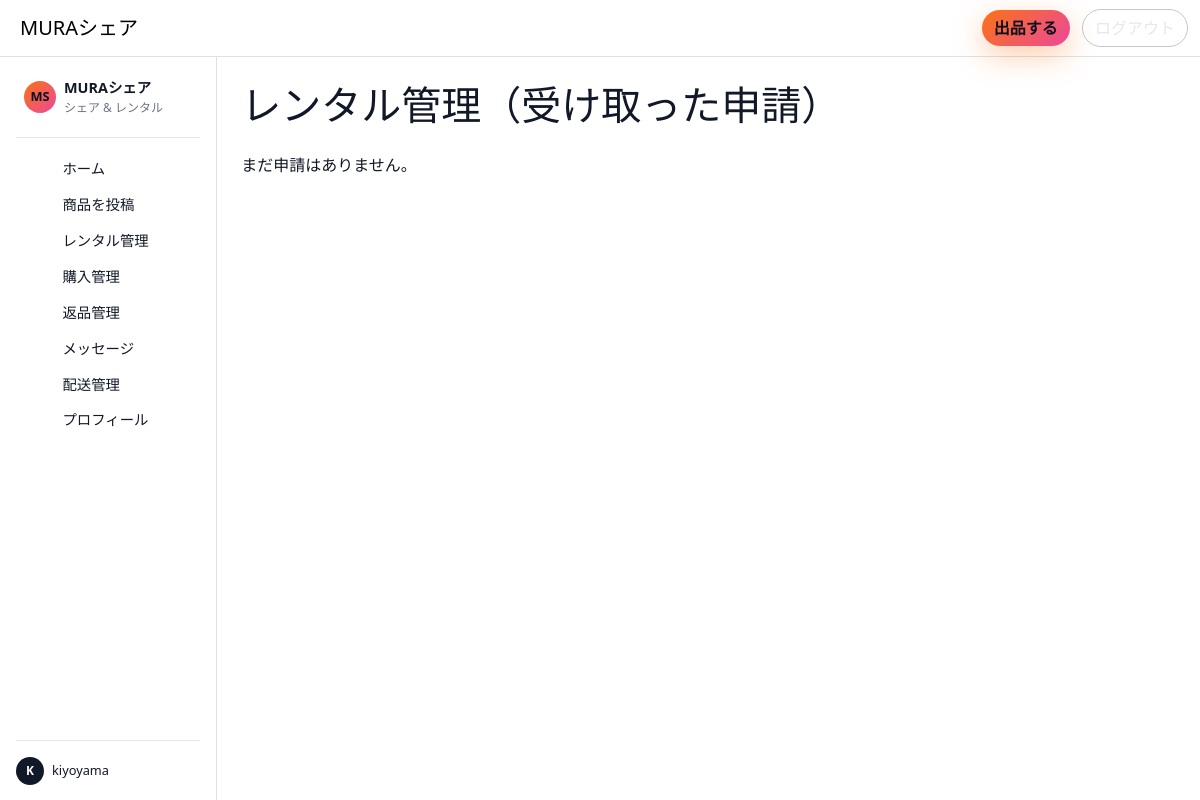
Page /rentals/manage/ (signed in) on the earlier database version.
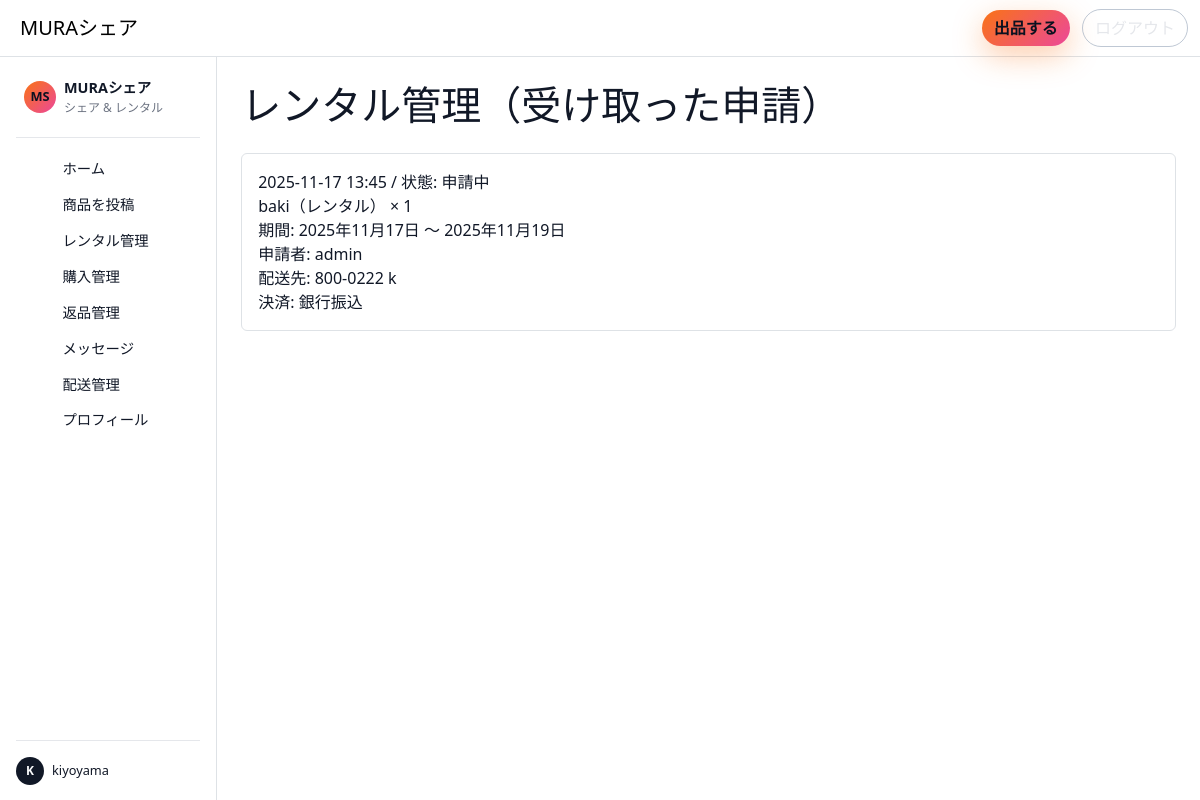
Same page on the later database version.
### marketplace/models.py (models this page shows, shortened)
class RentalApplication(models.Model):
    class OrderType(models.TextChoices):
        RENTAL = 'rental', 'レンタル'
        PURCHASE = 'purchase', '購入'
    class Status(models.TextChoices):
        PENDING   = 'pending',   '申請中'
        APPROVED  = 'approved',  '承認'
        REJECTED  = 'rejected',  '却下'
        CANCELLED = 'cancelled', 'キャンセル'
    product = models.ForeignKey('marketplace.Product',
                                on_delete=models.CASCADE,
                                related_name='applications')
    owner   = models.ForeignKey(settings.AUTH_USER_MODEL,
                                on_delete=models.CASCADE,
                                related_name='received_applications')
    renter  = models.ForeignKey(settings.AUTH_USER_MODEL,
                                on_delete=models.CASCADE,
                                related_name='sent_applications')
    order_type = models.CharField(max_length=10, choices=OrderType.choices)
    quantity   = models.PositiveIntegerField(default=1)
    start_date = models.DateField(blank=True, null=True)
    end_date   = models.DateField(blank=True, null=True)
    postal_code = models.CharField(max_length=20, blank=True)
    address     = models.CharField(max_length=255, blank=True)
    PAYMENT_CHOICES = [
        ('card',        'クレジットカード'),
        ('convenience', 'コンビニ'),
        ('paypay',      'PayPay'),
        ('bank',        '銀行振込'),
    ]
    payment_method = models.CharField(max_length=20, choices=PAYMENT_CHOICES)
    message        = models.TextField(blank=True)
    status     = models.CharField(max_length=10, choices=Status.choices, default=Status.PENDING)
    created_at = models.DateTimeField(auto_now_add=True)
    class Meta:
        ordering = ['-created_at']

class Product(models.Model):
    created_at = models.DateTimeField(auto_now_add=True)
    class Status(models.IntegerChoices):
        DRAFT    = 0, "下書き"
        LISTED   = 1, "出品中"
        RENTED   = 2, "貸出中"
        SOLD     = 3, "販売済"
        ARCHIVED = 9, "アーカイブ"
    class Availability(models.TextChoices):
        RENTAL_ONLY   = "レンタルのみ", "レンタルのみ"
        SALE_ONLY     = "販売のみ", "販売のみ"
        BOTH          = "レンタル・販売両方", "レンタル・販売両方"
    owner = models.ForeignKey(User, on_delete=models.CASCADE, related_name="products")
    title = models.CharField(max_length=120)
    description = models.TextField(blank=True)
    category = models.CharField(max_length=60)
    availability_type = models.CharField(
        max_length=20,
        choices=Availability.choices,
        default=Availability.BOTH,
    )
    price_per_day = models.PositiveIntegerField(null=True, blank=True)  # レンタル1日あたり
    price_buy = models.PositiveIntegerField(null=True, blank=True)      # 販売価格
    min_rental_days = models.PositiveIntegerField(default=1)
    max_rental_days = models.PositiveIntegerField(default=30)
    stock_quantity = models.PositiveIntegerField(default=1)
    available_quantity = models.PositiveIntegerField(default=1)
    condition = models.CharField(max_length=30, blank=True)
    owner_notes = models.TextField(blank=True)
    status = models.IntegerField(choices=Status.choices, default=Status.LISTED)
    created_at = models.DateTimeField(auto_now_add=True)

### frontend/views.py (the view)
# urls.py: path("rentals/manage/", views.rental_manage, name="rental_manage"),
@login_required
def rental_manage(request):
    apps = RentalApplication.objects.filter(owner=request.user).order_by("-id")
    return render(request, "frontend/rentals/manage.html", {"applications": apps})

### templates/frontend/rentals/manage.html (shortened to what this page needs)
{% extends "base.html" %}
{% block content %}
<h1 class="text-2xl font-bold mb-4">レンタル管理（受け取った申請）</h1>
{% for a in applications %}
  <div class="border rounded p-3 mb-3">
    <div class="text-sm text-gray-600">{{ a.created_at|date:"Y-m-d H:i" }} / 状態: {{ a.get_status_display }}</div>
    <div class="font-semibold">{{ a.product.title }}（{{ a.get_order_type_display }}） × {{ a.quantity }}</div>
    {% if a.order_type == 'rental' %}
      <div>期間: {{ a.start_date }} 〜 {{ a.end_date }}</div>
    {% endif %}
    <div>申請者: {{ a.renter.username }}</div>
    <div>配送先: {{ a.postal_code }} {{ a.address }}</div>
    <div>決済: {{ a.get_payment_method_display }}</div>
  </div>
{% empty %}
  <p>まだ申請はありません。</p>
{% endfor %}
{% endblock %}

### templates/base.html (shortened to what this page needs)
<!doctype html>
<html lang="ja">
<head>
  <link href="https://cdn.jsdelivr.net/npm/bootstrap@5.3.3/dist/css/bootstrap.min.css" rel="stylesheet">
  <link href="/static/css/app.css" rel="stylesheet">
</head>
<body>
  <header class="navbar navbar-light bg-white border-bottom sticky-top">
    <div class="container-fluid">
      <a class="navbar-brand ms-2" href="/">MURAシェア</a>
      <div class="ms-auto">
        {% if user.is_authenticated %}
          <a href="{% url 'frontend:product_new' %}"
             class="btn btn-primary me-2 d-none d-sm-inline-block">
            出品する
          </a>
          <a href="{% url 'frontend:logout' %}" class="btn btn-outline-secondary">
            ログアウト
          </a>
        {% endif %}
      </div>
    </div>
  </header>
  <div class="layout d-flex">
    <aside class="d-none d-lg-block bg-white border-end sidebar p-3">
      {% include "_partials/sidebar.html" %}
    </aside>
    <main class="content-wrap p-3 p-lg-4">
      <div class="page-inner">
        {% block content %}{% endblock %}
      </div>
    </main>
  </div>
</body>
</html>

### templates/_partials/sidebar.html (shortened to what this page needs)
<nav class="sidebar-nav d-flex flex-column h-100">
  <div class="d-flex align-items-center mb-3 sidebar-nav-header">
    <div class="sidebar-logo me-2 d-flex align-items-center justify-content-center">
      MS
    </div>
    <div class="flex-grow-1">
      <div class="sidebar-title">MURAシェア</div>
      <div class="sidebar-subtitle">シェア & レンタル</div>
    </div>
  </div>
  <div class="sidebar-divider mb-2"></div>
  <div class="sidebar-group mb-2">
    <a
      href="{% url 'frontend:products' %}"
      class="sidebar-link {% if request.resolver_match.url_name == 'products' %}is-active{% endif %}"
    >
      <span class="sidebar-text">ホーム</span>
    </a>
    <a
      href="{% url 'frontend:product_new' %}"
      class="sidebar-link {% if request.resolver_match.url_name == 'product_new' %}is-active{% endif %}"
    >
      <span class="sidebar-text">商品を投稿</span>
    </a>
    <a
      href="{% url 'frontend:rentals' %}"
      class="sidebar-link {% if request.resolver_match.url_name == 'rentals' %}is-active{% endif %}"
    >
      <span class="sidebar-text">レンタル管理</span>
    </a>
    <a
      href="{% url 'frontend:purchases' %}"
      class="sidebar-link {% if request.resolver_match.url_name == 'purchases' %}is-active{% endif %}"
    >
      <span class="sidebar-text">購入管理</span>
    </a>
    <a
      href="{% url 'frontend:returns' %}"
      class="sidebar-link {% if request.resolver_match.url_name == 'returns' %}is-active{% endif %}"
    >
      <span class="sidebar-text">返品管理</span>
    </a>
    <a
      href="{% url 'frontend:messages' %}"
      class="sidebar-link {% if request.resolver_match.url_name == 'messages' %}is-active{% endif %}"
    >
      <span class="sidebar-text">メッセージ</span>
    </a>
    <a
      href="{% url 'frontend:admin_shipping' %}"
      class="sidebar-link {% if request.resolver_match.url_name == 'admin_shipping' %}is-active{% endif %}"
    >
      <span class="sidebar-text">配送管理</span>
    </a>
    <a
      href="{% url 'frontend:profile' %}"
      class="sidebar-link {% if request.resolver_match.url_name == 'profile' %}is-active{% endif %}"
    >
      <span class="sidebar-text">プロフィール</span>
    </a>
  </div>
  <div class="mt-auto pt-3 sidebar-footer small">
    {% if request.user.is_authenticated %}
      <div class="d-flex align-items-center">
        <div class="sidebar-avatar me-2">
          {{ request.user.username|first|upper }}
        </div>
        <div class="flex-grow-1">
          <div class="sidebar-user-name">
            {{ request.user.username }}
          </div>
        </div>
      </div>
    {% else %}
      <div class="text-muted">
        ログインしていません
      </div>
    {% endif %}
  </div>
</nav>

### static/css/app.css (style rules this page uses)
:root { --background: 0 0% 100%; --foreground: 0 0% 3.9%; --card: 0 0% 100%; --card-foreground: 0 0% 3.9%; --popover: 0 0% 100%; --popover-foreground: 0 0% 3.9%; --primary: 0 0% 9%; --primary-foreground: 0 0% 98%; --secondary: 0 0% 96.1%; --secondary-foreground: 0 0% 9%; --muted: 0 0% 96.1%; --muted-foreground: 0 0% 45.1%; --accent: 0 0% 96.1%; --accent-foreground: 0 0% 9%; --destructive: 0 84.2% 60.2%; --destructive-foreground: 0 0% 98%; --border: 0 0% 89.8%; --input: 0 0% 89.8%; --ring: 0 0% 3.9%; --chart-1: 12 76% 61%; --chart-2: 173 58% 39%; --chart-3: 197 37% 24%; --chart-4: 43 74% 66%; --chart-5: 27 87% 67%; --radius: 0.5rem; --sidebar-background: 240 5.9% 10%; --sidebar-foreground: 240 4.8% 95.9%; --sidebar-primary: 224.3 76.3% 48%; --sidebar-primary-foreground: 0 0% 100%; --sidebar-accent: 240 3.7% 15.9%; --sidebar-accent-foreground: 240 4.8% 95.9%; --sidebar-border: 240 3.7% 15.9%; --sidebar-ring: 217.2 91.2% 59.8%; }
body { margin: 0; font-family: system-ui, -apple-system, BlinkMacSystemFont, "Segoe UI", sans-serif; background: #ffffff; color: hsl(var(--foreground)); min-height: 100vh; }
.layout { min-height: calc(100vh - 56px); }
.content-wrap { background: #ffffff; color: #111827; width: 100%; }
.sidebar { width: 260px; background: #f9fafb; color: #111827; padding: 0.75rem; border-right: 1px solid #e5e7eb; }
.sidebar-nav { font-size: 0.9rem; height: 100%; }
.sidebar-nav-header { padding: 0.25rem 0.5rem; }
.sidebar-logo { width: 32px; height: 32px; border-radius: 999px; background: linear-gradient(135deg, #f97316, #ec4899); color: #0b1120; font-weight: 700; font-size: 0.8rem; }
.sidebar-title { font-size: 0.9rem; font-weight: 600; color: #111827; }
.sidebar-subtitle { font-size: 0.75rem; color: #6b7280; }
.sidebar-divider { border-bottom: 1px solid #e5e7eb; margin-bottom: 0.5rem; }
.sidebar-group { padding: 0.25rem 0; }
.sidebar-link { display: flex; align-items: center; gap: 0.5rem; padding: 0.4rem 0.75rem; margin: 0.1rem 0.4rem; border-radius: 0.6rem; color: #111827; text-decoration: none; transition: background-color 0.15s ease, color 0.15s ease, transform 0.1s ease; }
.sidebar-text { white-space: nowrap; overflow: hidden; text-overflow: ellipsis; }
.sidebar-footer { border-top: 1px solid #e5e7eb; margin-top: 0.5rem; }
.sidebar-avatar { width: 28px; height: 28px; border-radius: 999px; background: #111827; color: #f9fafb; display: flex; align-items: center; justify-content: center; font-size: 0.75rem; font-weight: 600; }
.sidebar-user-name { font-size: 0.8rem; color: #111827; }
.btn-primary { border-radius: 999px; border: none; background: linear-gradient(135deg, #f97316, #ec4899); color: #0b1120; font-weight: 600; box-shadow: 0 10px 30px rgba(249, 115, 22, 0.35); }
.btn-outline-secondary { border-radius: 999px; border-color: rgba(148, 163, 184, 0.6); color: #e5e7eb; background-color: transparent; }
@media (min-width: 992px) { .page-inner { max-width: 960px; margin: 0 auto; } }

Differences in the rows shown:
added RentalApplication: created_at "2025-11-17 13:45", status "申請中", product "baki", order_type "レンタル", quantity "1", start_date "2025年11月17日", end_date "2025年11月19日", renter.username "admin", postal_code "800-0222", address "k", payment_method "銀行振込"
Other differences:
text no longer shown: "まだ申請はありません。"
